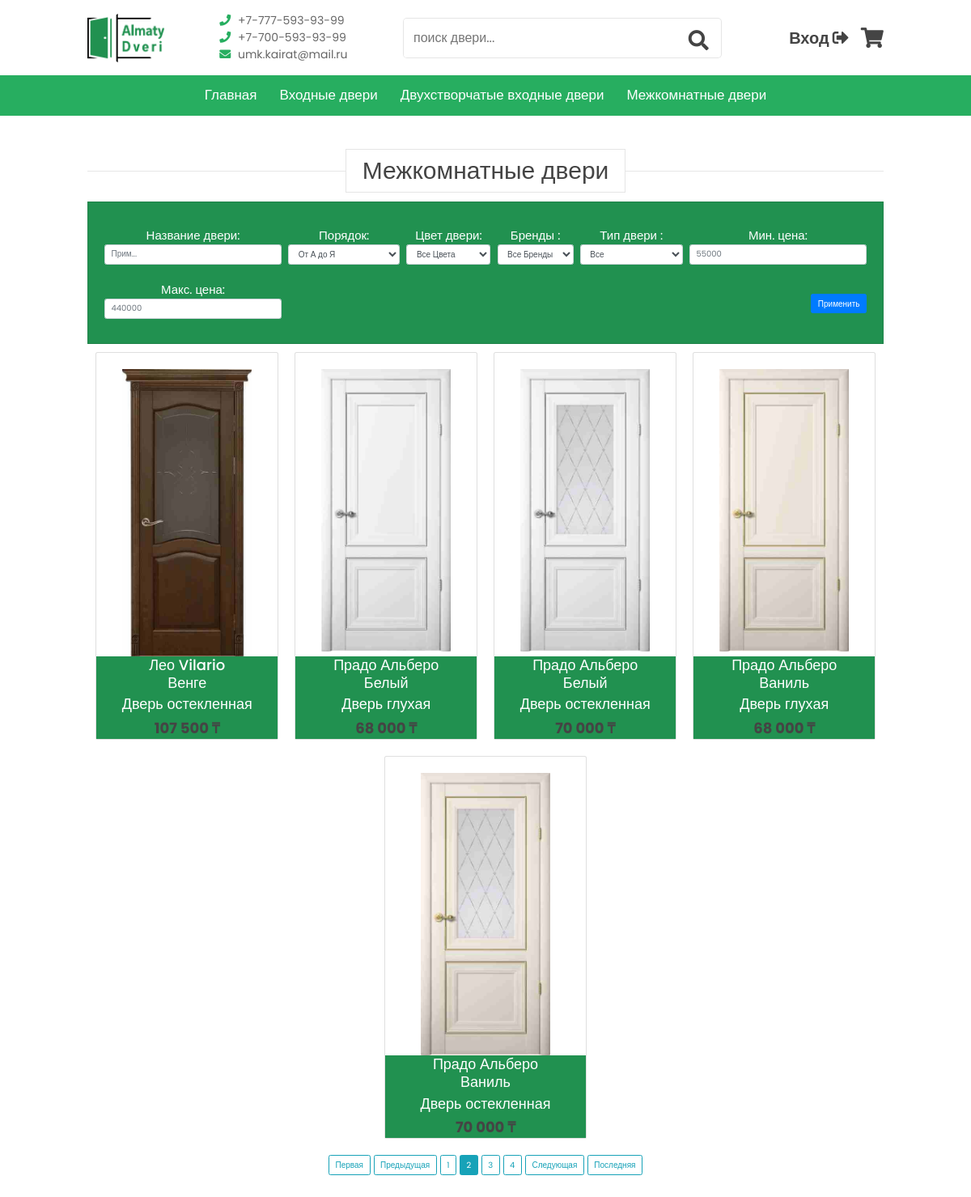
Page /category/Mezhkomnatnie-dveri?page=2 on the committed database.
### shop/models.py (models this page shows, shortened)
class Category(models.Model):
    name = models.CharField(max_length=200, db_index=True)
    slug = models.SlugField(max_length=200, unique=True)
    class Meta:
        ordering = ('name',)
        verbose_name = 'Категория'
        verbose_name_plural = 'Категории'
    def __str__(self):
        return self.name

class Variants(models.Model):
    title = models.CharField(max_length=100, blank=True, null=True, verbose_name="Название")
    product = models.ForeignKey(Product, on_delete=models.CASCADE, verbose_name="Продукт")
    color = models.ForeignKey(Color, on_delete=models.CASCADE, blank=True, null=True, verbose_name="Цвет")
    type = models.ForeignKey(DoorType, on_delete=models.CASCADE, blank=True, null=True, verbose_name="Тип")
    image = models.ImageField(blank=True, verbose_name="Фото", upload_to="images/", null=True)
    quantity = models.IntegerField(default=1, verbose_name="Количество")
    size = models.ManyToManyField(Sizes, verbose_name="Размеры")
    price = models.FloatField(default=0, verbose_name="Цена")
    sale_price = models.FloatField(default=0, verbose_name="Цена по Скидке", null=True, blank=True)
    class Meta:
        verbose_name = 'Вариант'
        verbose_name_plural = 'Варианты'

class Product(models.Model):
    STATUS = (
        ('True', 'True'),
        ('False', 'False'),
    )
    DEFAULT_SPECIFICATION = '''
    <table class="table">
	<tbody>
		<tr>
			<td>
			<h5>Модель</h5>
			</td>
			<td>
			<h5>&nbsp;Лео</h5>
			</td>
		</tr>
		<tr>
			<td>
			<p>Высота полотен</p>
			</td>
			<td>
			<h5>2000мм</h5>
			</td>
		</tr>
		<tr>
			<td>
			<p>Ширина</p>
			</td>
			<td>
			<h5>600,700,800,900 мм</h5>
			</td>
		</tr>
	</tbody>
</table>
'''
    KEYWORDS = '''Межкомнатные двери, двери, дверь, комнантые двери'''
    category = models.ForeignKey(Category, on_delete=models.CASCADE,
                                 verbose_name="Категория")  # many to one relationship
    title = models.CharField(max_length=150, verbose_name="Название")
    image = models.ImageField(upload_to='images/', null=False, verbose_name="Главное Фото двери")
    keywords = models.CharField(max_length=255, null=True, blank=True, default=KEYWORDS, verbose_name="Ключевые слова")
    brand = models.ForeignKey(Brand, verbose_name="Бренд", on_delete=models.CASCADE, blank=True, null=True)
    country = models.ForeignKey(Country, on_delete=models.CASCADE, null=True, blank=True)
    services = models.ForeignKey(Service, on_delete=models.CASCADE, null=True, blank=True)
    description = RichTextField(blank=True, null=True, verbose_name="Описание")
    amount = models.IntegerField(default=0, verbose_name="Количесво")
    specification = RichTextField(blank=True, null=True, verbose_name="Спецификация", default=DEFAULT_SPECIFICATION)
    slug = models.SlugField(null=False, unique=True, verbose_name="Наименование Ссылки")
    status = models.CharField(max_length=10, choices=STATUS, verbose_name="Статус")
    created_at = models.DateTimeField(auto_now_add=True, )
    updated_at = models.DateTimeField(auto_now=True)
    class Meta:
        verbose_name = 'Дверь'
        verbose_name_plural = 'Двери'

class Brand(models.Model):
    name = models.CharField(max_length=100, blank=True, null=True)
    logo = models.ImageField(upload_to="images/brands/", blank=True, null=True)
    class Meta:
        verbose_name = 'Бренд'
        verbose_name_plural = 'Бренды'
    def __str__(self):
        return self.name

class Color(models.Model):
    name = models.CharField(max_length=20)
    image = models.ImageField(upload_to="images/colors/")
    class Meta:
        verbose_name = 'Цвет'
        verbose_name_plural = 'Цвета'

class DoorType(models.Model):
    type = models.CharField(max_length=50)
    class Meta:
        verbose_name = 'Тип двери'
        verbose_name_plural = 'Типы двери'
    def __str__(self):
        return self.type

### shop/views.py (the view)
# urls.py: path('category/<slug:slug>', CategoryProductsView.as_view(), name='category'),
class CategoryProductsView(ListView):
    model = Product
    template_name = 'category_products.html'
    def get_context_data(self, *args, **kwargs):
        context = super().get_context_data(**kwargs)
        search_products = Product.objects.filter(status='True')
        variants = Variants.objects.filter(product__category__slug=self.kwargs['slug']).order_by('title')
        if ('Mezhkomnatnie-dveri' == str(self.kwargs['slug'])):
            variant_filter = VariantsFilter(self.request.GET, queryset=variants)
            context['filter'] = variant_filter
            paginated_filtered_products = Paginator(variant_filter.qs, 5)
            page_number = self.request.GET.get('page')
            product_page_obj = paginated_filtered_products.get_page(page_number)
        else:
            ironvars_filter = IronVariantsFilter(self.request.GET, queryset=variants)
            context['filter'] = ironvars_filter
            paginated_filtered_products = Paginator(ironvars_filter.qs, 5)
            page_number = self.request.GET.get('page')
            product_page_obj = paginated_filtered_products.get_page(page_number)
        category_name = variants.first().product.category
        categories = Category.objects.all()
        context['products'] = search_products
        context['category_name'] = category_name
        context['product_page_obj'] = product_page_obj
        context['categories'] = categories
        return context

### shop/templatetags/custom_tags.py (called while the page is built)
@register.filter(name="get_first_word")
def get_first_word(string):
    first_word = string.split(" ")[0]
    return first_word

@register.simple_tag
def relative_url(value, field_name, urlencode=None):
    url = '?{}={}'.format(field_name, value)
    if urlencode:
        querystring = urlencode.split('&')
        filtered_querystring = filter(lambda p: p.split('=')[0] != field_name, querystring)
        encoded_querystring = '&'.join(filtered_querystring)
        url = '{}&{}'.format(url, encoded_querystring)
    return url

### shop/templates/category_products.html (shortened to what this page needs)
{% extends 'base.html' %}
{% load humanize %}
{% load static %}
{% load custom_tags %}
{% block content %}
    {% include 'header.html' %}
    <link rel="stylesheet" href="{% static 'shop/css/category_style.css' %}">
    <link rel="stylesheet" href="{% static 'shop/vendors/bootstrap/bootstrap.min.css' %}">
    <section class="arrivals" id="arrivals">
        <h1 class="heading"><span>{{ category_name }}</span></h1>
        <div class="main">
            <form method="get" class="form-inline sorting-form">
                {{ filter.form.as_p }}
                <button type="submit" class="btn btn-primary">Применить</button>
            </form>
            <div class="card_wrapper">
                {% for product in product_page_obj %}
                    <a class="card" href="{% url 'product_detail' product.product.slug %}">
                        <div class="card_img">
                            <img src="{{ product.image.url }}">
                        </div>
                        <div class="card_content">
                            <h3>{{ product.product.title }} {{ product.product.brand }} <br> {{ product.color.name }}
                            </h3>
                            <h3>{{ product.type }}</h3>
                            <div class="content_inline">
                                <span class="sale_price">{{ product.sale_price|floatformat:"0"|intcomma:' ' }}</span>
                            </div>
                        </div>
                    </a>
                {% endfor %}
            </div>
            <div>
                {% if product_page_obj.has_previous %}
                    <a class="btn btn-outline-info mb-4"
                       href="{% relative_url 1 'page' request.GET.urlencode %}">Первая</a>
                    <a class="btn btn-outline-info mb-4"
                       href="{% relative_url product_page_obj.previous_page_number 'page' request.GET.urlencode %}">Предыдущая</a>
                {% endif %}
                {% for num in product_page_obj.paginator.page_range %}
                    {% if product_page_obj.number == num %}
                        <a class="btn btn-info mb-4"
                           href="{% relative_url num 'page' request.GET.urlencode %}">{{ num }}</a>
                    {% elif num > product_page_obj.number|add:"-3" and num < product_page_obj.number|add:"3" %}
                        <a class="btn btn-outline-info mb-4"
                           href="{% relative_url num 'page' request.GET.urlencode %}">{{ num }}</a>
                    {% endif %}
                {% endfor %}
                {% if product_page_obj.has_next %}
                    <a class="btn btn-outline-info mb-4"
                       href="{% relative_url product_page_obj.next_page_number 'page' request.GET.urlencode %}">Следующая</a>
                    <a class="btn btn-outline-info mb-4"
                       href="{% relative_url product_page_obj.paginator.num_pages 'page' request.GET.urlencode %}">Последняя</a>
                {% endif %}
            </div>
        </div>
    </section>
{% endblock %}

### shop/templates/header.html (shortened to what this page needs)
{% load custom_tags %}
{% load static %}
<header class="header">
    <div class="header-1">
        <a href="{% url 'home' %}" class="logo"> <img src="{% static '/shop/image/almaty-doors_logo_green.png' %}"
                                                      alt="logo" height="60px"> </a>
        <div class="box-container">
            <div class="box">
                <a href="tel:+77775939399"> <i class="fas fa-phone"></i> +7-777-593-93-99 </a>
                <a href="tel:+77005939399"> <i class="fas fa-phone"></i> +7-700-593-93-99 </a>
                <a href="mailto:umk.kairat@mail.ru"> <i class="fas fa-envelope"></i> umk.kairat@mail.ru </a>
            </div>
        </div>
        <div class="search-form">
            <input type="text" name="search" placeholder="поиск двери..." id="search-box" list="door_list">
            <label for="search-box" class="fas fa-search" id="search-btn-icon"></label>
        </div>
        <div class="icons" style="display: flex; align-items: center">
            {% if user.is_authenticated %}
                <h1 style="font-size: 20px; font-family: 'Poppins', sans-serif; font-weight: bold; margin: 0; padding: 0;">{{ user.first_name }} {{ user.last_name|first }}.</h1>
                <a href="{% url 'liked_products' user.pk %}" class="fas fa-heart"></a>
                <a href="{% url 'logout' %}" class="fas fa-sign-out-alt" title="Выйти"></a>
            {% else %}
                <a href="{% url 'login' %}" id="login-btn" title="Вход / Регистрация"
                   style="font-family: 'Poppins', sans-serif; font-weight: bold; font-size: 2rem;">Вход <i
                        class="fas fa-sign-out-alt"></i></a>
            {% endif %}
            <a href="{% url 'my_questions' user.id %}" class="fas fa-shopping-cart"></a>
        </div>
    </div>
    <div class="header-2">
        <nav class="navbar_nb">
            <a href="{% url 'home' %}">Главная</a>
            {% for obj in categories %}
                <a href="{% url 'category' obj.slug %}">{{ obj.name }}</a>
            {% endfor %}
        </nav>
    </div>
</header>

### static/shop/css/style.css (style rules this page uses)
:root { --green_main: #27ae60; --dark-color: #219150; --black: #444; --light-color: #666; --border: .1rem solid rgba(0, 0, 0, .1); --border-hover: .1rem solid var(--black); --box-shadow: 0 .5rem 1rem rgba(0, 0, 0, .1); }
* { font-family: 'Poppins', sans-serif; margin: 0; padding: 0; box-sizing: border-box; outline: none; border: none; text-decoration: none; transition: all .2s linear; }
html { font-size: 62.5%; overflow-x: hidden; scroll-padding-top: 5rem; scroll-behavior: smooth; }
section { padding: 5rem 9%; }
.heading { text-align: center; margin-bottom: 2rem; position: relative; }
.heading::before { content: ''; position: absolute; top: 50%; left: 0; transform: translateY(-50%); width: 100%; height: .01rem; background: rgba(0, 0, 0, .1); z-index: -1; }
.heading span { font-size: 3rem; padding: .5rem 2rem; color: var(--black); background: #fff; border: var(--border); }
.btn { margin-top: 1rem; display: inline-block; padding: .9rem 3rem; border-radius: .5rem; color: #fff; background: var(--green_main); font-size: 1.7rem; cursor: pointer; font-weight: 500; }
.header .header-1 { background: #fff; padding: 1.5rem 9%; display: flex; align-items: center; justify-content: space-between; }
.header .header-1 .logo { font-size: 2.5rem; font-weight: bolder; color: var(--black); }
.header .header-1 .search-form { max-width: 50rem; width: 40%; height: 5rem; border: var(--border); overflow: hidden; background: #fff; display: flex; align-items: center; border-radius: .5rem; }
.header .header-1 .search-form input { font-size: 1.6rem; padding: 0 1.2rem; height: 100%; width: 100%; text-transform: none; color: var(--black); }
.header .header-1 .search-form label { font-size: 2.5rem; padding-right: 1.5rem; color: var(--black); cursor: pointer; }
.header .header-1 .icons div, .header .header-1 .icons a { font-size: 2.5rem; margin-left: 1.5rem; color: var(--black); cursor: pointer; }
.header .header-2 { background: var(--green_main); }
.header .header-2 .navbar_nb { text-align: center; }
.header .header-2 .navbar_nb a { color: #fff; display: inline-block; padding: 1.2rem; font-size: 1.7rem; }
.login-form-container form span, label { display: block; font-size: 1.5rem; padding-top: 1rem; }

### static/shop/css/category_style.css (style rules this page uses)
.main { margin: 0 auto; align-items: center; display: flex; justify-content: center; flex-direction: column; }
.card_wrapper { display: flex; flex-wrap: wrap; flex-direction: row; justify-content: center; flex: 1; }
.card { display: flex; flex-direction: column; justify-content: space-between; border: var(--border); margin: 10px; background-color: #eee; flex-basis: auto; max-width: 250px; min-height: 250px; flex-grow: inherit; }
.card_img { padding: 2rem 2rem 0; display: flex; justify-content: center; }
.card_img img { width: 160px; }
.card_content { padding: 0 2rem; align-items: center; background-color: var(--dark-color); color: var(--black); }
.card_content h3 { text-align: center; font-size: large; color: white; }
.card_content .content_inline { display: flex; justify-content: space-around; align-items: center; }
.card_content .sale_price { font-weight: bold; font-size: large; }
.card_content .sale_price:after { content: ' ₸'; font-weight: bold; font-size: large; }

### shop/templates/header.html (style rules this page uses)
.box-container .box a i { color: var(--green_main); padding-right: 0.5rem; }
.box-container .box a { display: block; font-size: 1.4rem; color: var(--light-color); }

### shop/templates/category_products.html (style rules this page uses)
body { font-size: 15px; }
.sorting-form { width: 100%; padding: 2rem; background-color: var(--dark-color); color: #fff; justify-content: space-between; border: var(--border); }
.main { margin-bottom: 3rem; }

### rows in the picture
Category: name "Входные двери"
Category: name "Двухстворчатые входные двери"
Category: name "Межкомнатные двери"
Variants: image (picture), product "Лео", product.brand "Vilario", color.name "Венге", type "Дверь остекленная", sale_price "107 500"
Variants: image (picture), product "Прадо", product.brand "Альберо", color.name "Белый", type "Дверь глухая", sale_price "68 000"
Variants: image (picture), product "Прадо", product.brand "Альберо", color.name "Белый", type "Дверь остекленная", sale_price "70 000"
Variants: image (picture), product "Прадо", product.brand "Альберо", color.name "Ваниль", type "Дверь глухая", sale_price "68 000"
Variants: image (picture), product "Прадо", product.brand "Альберо", color.name "Ваниль", type "Дверь остекленная", sale_price "70 000"

### other values in the picture
{{ num }} "1" "3" "4"
{{ num }} "2"
